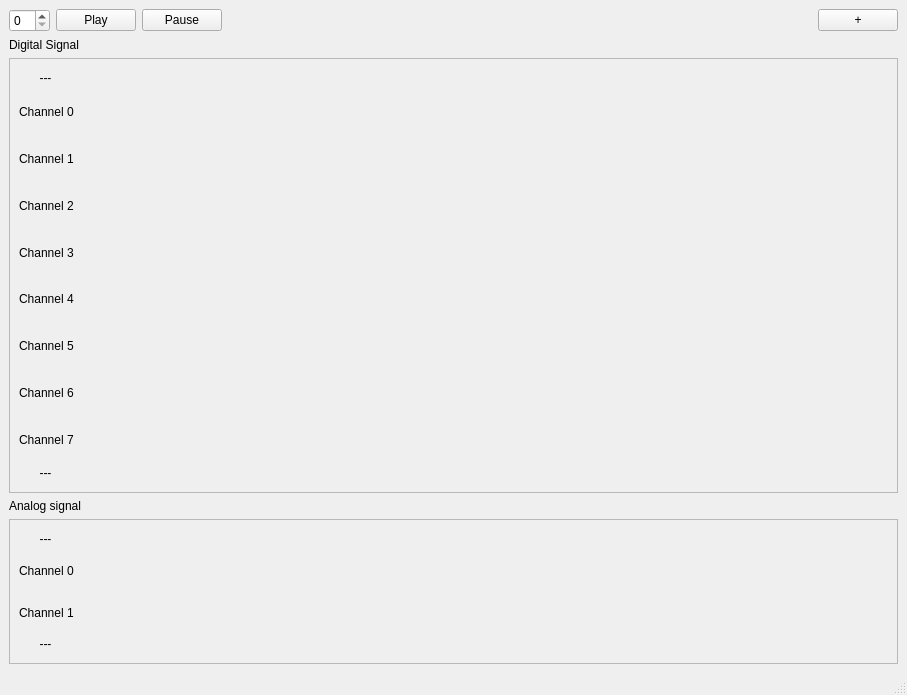
<?xml version="1.0" encoding="UTF-8"?>
<ui version="4.0">
 <class>MainWindow</class>
 <widget class="QMainWindow" name="MainWindow">
  <property name="geometry">
   <rect>
    <x>0</x>
    <y>0</y>
    <width>907</width>
    <height>695</height>
   </rect>
  </property>
  <property name="windowTitle">
   <string>MainWindow</string>
  </property>
  <widget class="QWidget" name="centralwidget">
   <layout class="QGridLayout" name="gridLayout">
    <item row="0" column="0">
     <layout class="QHBoxLayout" name="control">
      <item>
       <widget class="QSpinBox" name="repeat"/>
      </item>
      <item>
       <widget class="QPushButton" name="play">
        <property name="sizePolicy">
         <sizepolicy hsizetype="Fixed" vsizetype="Fixed">
          <horstretch>0</horstretch>
          <verstretch>0</verstretch>
         </sizepolicy>
        </property>
        <property name="text">
         <string>Play</string>
        </property>
       </widget>
      </item>
      <item>
       <widget class="QPushButton" name="pause">
        <property name="sizePolicy">
         <sizepolicy hsizetype="Fixed" vsizetype="Fixed">
          <horstretch>0</horstretch>
          <verstretch>0</verstretch>
         </sizepolicy>
        </property>
        <property name="text">
         <string>Pause</string>
        </property>
       </widget>
      </item>
      <item>
       <spacer name="horizontalSpacer">
        <property name="orientation">
         <enum>Qt::Horizontal</enum>
        </property>
        <property name="sizeHint" stdset="0">
         <size>
          <width>40</width>
          <height>20</height>
         </size>
        </property>
       </spacer>
      </item>
      <item>
       <widget class="QPushButton" name="add">
        <property name="sizePolicy">
         <sizepolicy hsizetype="Fixed" vsizetype="Fixed">
          <horstretch>0</horstretch>
          <verstretch>0</verstretch>
         </sizepolicy>
        </property>
        <property name="text">
         <string>+</string>
        </property>
       </widget>
      </item>
     </layout>
    </item>
    <item row="2" column="0">
     <widget class="QScrollArea" name="scrollArea">
      <property name="sizePolicy">
       <sizepolicy hsizetype="Expanding" vsizetype="Expanding">
        <horstretch>0</horstretch>
        <verstretch>3</verstretch>
       </sizepolicy>
      </property>
      <property name="widgetResizable">
       <bool>true</bool>
      </property>
      <widget class="QWidget" name="scrollAreaWidgetContents">
       <property name="geometry">
        <rect>
         <x>0</x>
         <y>0</y>
         <width>887</width>
         <height>412</height>
        </rect>
       </property>
       <layout class="QGridLayout" name="gridLayout_3">
        <item row="0" column="0">
         <layout class="QGridLayout" name="digitalBoard">
          <property name="horizontalSpacing">
           <number>5</number>
          </property>
          <property name="verticalSpacing">
           <number>0</number>
          </property>
          <item row="8" column="0" colspan="2">
           <widget class="QLabel" name="label_8">
            <property name="sizePolicy">
             <sizepolicy hsizetype="Fixed" vsizetype="Preferred">
              <horstretch>0</horstretch>
              <verstretch>1</verstretch>
             </sizepolicy>
            </property>
            <property name="text">
             <string>Channel 7</string>
            </property>
           </widget>
          </item>
          <item row="5" column="0" colspan="2">
           <widget class="QLabel" name="label_5">
            <property name="sizePolicy">
             <sizepolicy hsizetype="Fixed" vsizetype="Preferred">
              <horstretch>0</horstretch>
              <verstretch>1</verstretch>
             </sizepolicy>
            </property>
            <property name="text">
             <string>Channel 4</string>
            </property>
           </widget>
          </item>
          <item row="3" column="0" colspan="2">
           <widget class="QLabel" name="label_4">
            <property name="sizePolicy">
             <sizepolicy hsizetype="Fixed" vsizetype="Preferred">
              <horstretch>0</horstretch>
              <verstretch>1</verstretch>
             </sizepolicy>
            </property>
            <property name="text">
             <string>Channel 2</string>
            </property>
           </widget>
          </item>
          <item row="0" column="0">
           <widget class="QLabel" name="label">
            <property name="enabled">
             <bool>true</bool>
            </property>
            <property name="sizePolicy">
             <sizepolicy hsizetype="Fixed" vsizetype="Preferred">
              <horstretch>0</horstretch>
              <verstretch>0</verstretch>
             </sizepolicy>
            </property>
            <property name="minimumSize">
             <size>
              <width>53</width>
              <height>20</height>
             </size>
            </property>
            <property name="text">
             <string>---</string>
            </property>
            <property name="alignment">
             <set>Qt::AlignCenter</set>
            </property>
           </widget>
          </item>
          <item row="4" column="0" colspan="2">
           <widget class="QLabel" name="label_3">
            <property name="sizePolicy">
             <sizepolicy hsizetype="Fixed" vsizetype="Preferred">
              <horstretch>0</horstretch>
              <verstretch>1</verstretch>
             </sizepolicy>
            </property>
            <property name="text">
             <string>Channel 3</string>
            </property>
           </widget>
          </item>
          <item row="2" column="0" colspan="2">
           <widget class="QLabel" name="label_2">
            <property name="sizePolicy">
             <sizepolicy hsizetype="Fixed" vsizetype="Preferred">
              <horstretch>0</horstretch>
              <verstretch>1</verstretch>
             </sizepolicy>
            </property>
            <property name="text">
             <string>Channel 1</string>
            </property>
           </widget>
          </item>
          <item row="7" column="0" colspan="2">
           <widget class="QLabel" name="label_7">
            <property name="sizePolicy">
             <sizepolicy hsizetype="Fixed" vsizetype="Preferred">
              <horstretch>0</horstretch>
              <verstretch>1</verstretch>
             </sizepolicy>
            </property>
            <property name="text">
             <string>Channel 6</string>
            </property>
           </widget>
          </item>
          <item row="9" column="0">
           <widget class="QLabel" name="label_9">
            <property name="sizePolicy">
             <sizepolicy hsizetype="Fixed" vsizetype="Preferred">
              <horstretch>0</horstretch>
              <verstretch>0</verstretch>
             </sizepolicy>
            </property>
            <property name="minimumSize">
             <size>
              <width>53</width>
              <height>20</height>
             </size>
            </property>
            <property name="text">
             <string>---</string>
            </property>
            <property name="alignment">
             <set>Qt::AlignCenter</set>
            </property>
           </widget>
          </item>
          <item row="1" column="0" colspan="2">
           <widget class="QLabel" name="label_1">
            <property name="sizePolicy">
             <sizepolicy hsizetype="Fixed" vsizetype="Preferred">
              <horstretch>0</horstretch>
              <verstretch>1</verstretch>
             </sizepolicy>
            </property>
            <property name="text">
             <string>Channel 0</string>
            </property>
           </widget>
          </item>
          <item row="6" column="0" colspan="2">
           <widget class="QLabel" name="label_6">
            <property name="sizePolicy">
             <sizepolicy hsizetype="Fixed" vsizetype="Preferred">
              <horstretch>0</horstretch>
              <verstretch>1</verstretch>
             </sizepolicy>
            </property>
            <property name="text">
             <string>Channel 5</string>
            </property>
           </widget>
          </item>
          <item row="3" column="2">
           <spacer name="horizontalSpacer_3">
            <property name="orientation">
             <enum>Qt::Horizontal</enum>
            </property>
            <property name="sizeHint" stdset="0">
             <size>
              <width>40</width>
              <height>20</height>
             </size>
            </property>
           </spacer>
          </item>
         </layout>
        </item>
       </layout>
      </widget>
     </widget>
    </item>
    <item row="5" column="0">
     <widget class="QLabel" name="AnalogSig">
      <property name="text">
       <string>Analog signal</string>
      </property>
     </widget>
    </item>
    <item row="6" column="0">
     <widget class="QScrollArea" name="scrollArea_2">
      <property name="sizePolicy">
       <sizepolicy hsizetype="Expanding" vsizetype="Expanding">
        <horstretch>0</horstretch>
        <verstretch>1</verstretch>
       </sizepolicy>
      </property>
      <property name="maximumSize">
       <size>
        <width>16777215</width>
        <height>298</height>
       </size>
      </property>
      <property name="widgetResizable">
       <bool>true</bool>
      </property>
      <widget class="QWidget" name="scrollAreaWidgetContents_2">
       <property name="geometry">
        <rect>
         <x>0</x>
         <y>0</y>
         <width>887</width>
         <height>136</height>
        </rect>
       </property>
       <layout class="QGridLayout" name="gridLayout_2">
        <item row="0" column="0">
         <layout class="QGridLayout" name="analogBoard">
          <property name="horizontalSpacing">
           <number>5</number>
          </property>
          <property name="verticalSpacing">
           <number>0</number>
          </property>
          <item row="1" column="0">
           <widget class="QLabel" name="label_11">
            <property name="sizePolicy">
             <sizepolicy hsizetype="Fixed" vsizetype="Preferred">
              <horstretch>0</horstretch>
              <verstretch>1</verstretch>
             </sizepolicy>
            </property>
            <property name="text">
             <string>Channel 0</string>
            </property>
           </widget>
          </item>
          <item row="0" column="0">
           <widget class="QLabel" name="label_10">
            <property name="enabled">
             <bool>true</bool>
            </property>
            <property name="sizePolicy">
             <sizepolicy hsizetype="Fixed" vsizetype="Preferred">
              <horstretch>0</horstretch>
              <verstretch>0</verstretch>
             </sizepolicy>
            </property>
            <property name="minimumSize">
             <size>
              <width>53</width>
              <height>20</height>
             </size>
            </property>
            <property name="text">
             <string>---</string>
            </property>
            <property name="alignment">
             <set>Qt::AlignCenter</set>
            </property>
           </widget>
          </item>
          <item row="3" column="0">
           <widget class="QLabel" name="label_13">
            <property name="sizePolicy">
             <sizepolicy hsizetype="Fixed" vsizetype="Preferred">
              <horstretch>0</horstretch>
              <verstretch>0</verstretch>
             </sizepolicy>
            </property>
            <property name="minimumSize">
             <size>
              <width>53</width>
              <height>20</height>
             </size>
            </property>
            <property name="text">
             <string>---</string>
            </property>
            <property name="alignment">
             <set>Qt::AlignCenter</set>
            </property>
           </widget>
          </item>
          <item row="2" column="0">
           <widget class="QLabel" name="label_12">
            <property name="sizePolicy">
             <sizepolicy hsizetype="Fixed" vsizetype="Preferred">
              <horstretch>0</horstretch>
              <verstretch>1</verstretch>
             </sizepolicy>
            </property>
            <property name="lineWidth">
             <number>1</number>
            </property>
            <property name="text">
             <string>Channel 1</string>
            </property>
           </widget>
          </item>
          <item row="1" column="1">
           <spacer name="horizontalSpacer_2">
            <property name="orientation">
             <enum>Qt::Horizontal</enum>
            </property>
            <property name="sizeHint" stdset="0">
             <size>
              <width>40</width>
              <height>20</height>
             </size>
            </property>
           </spacer>
          </item>
         </layout>
        </item>
       </layout>
      </widget>
     </widget>
    </item>
    <item row="1" column="0">
     <widget class="QLabel" name="digitalSug">
      <property name="text">
       <string>Digital Signal</string>
      </property>
     </widget>
    </item>
   </layout>
  </widget>
  <widget class="QMenuBar" name="menubar">
   <property name="geometry">
    <rect>
     <x>0</x>
     <y>0</y>
     <width>907</width>
     <height>22</height>
    </rect>
   </property>
  </widget>
  <widget class="QStatusBar" name="statusbar"/>
 </widget>
 <resources/>
 <connections/>
</ui>
